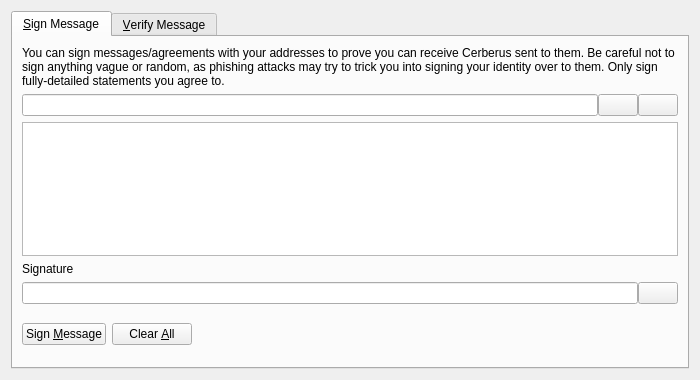
<?xml version="1.0" encoding="UTF-8"?>
<ui version="4.0">
 <class>SignVerifyMessageDialog</class>
 <widget class="QDialog" name="SignVerifyMessageDialog">
  <property name="geometry">
   <rect>
    <x>0</x>
    <y>0</y>
    <width>700</width>
    <height>380</height>
   </rect>
  </property>
  <property name="windowTitle">
   <string>Signatures - Sign / Verify a Message</string>
  </property>
  <property name="modal">
   <bool>true</bool>
  </property>
  <layout class="QVBoxLayout" name="verticalLayout">
   <item>
    <widget class="QTabWidget" name="tabWidget">
     <property name="currentIndex">
      <number>0</number>
     </property>
     <widget class="QWidget" name="tabSignMessage">
      <attribute name="title">
       <string>&amp;Sign Message</string>
      </attribute>
      <layout class="QVBoxLayout" name="verticalLayout_SM">
       <item>
        <widget class="QLabel" name="infoLabel_SM">
         <property name="text">
          <string>You can sign messages/agreements with your addresses to prove you can receive Cerberus sent to them. Be careful not to sign anything vague or random, as phishing attacks may try to trick you into signing your identity over to them. Only sign fully-detailed statements you agree to.</string>
         </property>
         <property name="textFormat">
          <enum>Qt::PlainText</enum>
         </property>
         <property name="wordWrap">
          <bool>true</bool>
         </property>
        </widget>
       </item>
       <item>
        <layout class="QHBoxLayout" name="horizontalLayout_1_SM">
         <property name="spacing">
          <number>0</number>
         </property>
         <item>
          <widget class="QValidatedLineEdit" name="addressIn_SM">
           <property name="toolTip">
            <string>The Cerberus address to sign the message with</string>
           </property>
          </widget>
         </item>
         <item>
          <widget class="QPushButton" name="addressBookButton_SM">
           <property name="toolTip">
            <string>Choose previously used address</string>
           </property>
           <property name="text">
            <string/>
           </property>
           <property name="shortcut">
            <string>Alt+A</string>
           </property>
           <property name="autoDefault">
            <bool>false</bool>
           </property>
          </widget>
         </item>
         <item>
          <widget class="QPushButton" name="pasteButton_SM">
           <property name="toolTip">
            <string>Paste address from clipboard</string>
           </property>
           <property name="text">
            <string/>
           </property>
           <property name="shortcut">
            <string>Alt+P</string>
           </property>
           <property name="autoDefault">
            <bool>false</bool>
           </property>
          </widget>
         </item>
        </layout>
       </item>
       <item>
        <widget class="QPlainTextEdit" name="messageIn_SM">
         <property name="toolTip">
          <string>Enter the message you want to sign here</string>
         </property>
        </widget>
       </item>
       <item>
        <widget class="QLabel" name="signatureLabel_SM">
         <property name="text">
          <string>Signature</string>
         </property>
         <property name="textFormat">
          <enum>Qt::PlainText</enum>
         </property>
        </widget>
       </item>
       <item>
        <layout class="QHBoxLayout" name="horizontalLayout_2_SM">
         <property name="spacing">
          <number>0</number>
         </property>
         <item>
          <widget class="QLineEdit" name="signatureOut_SM">
           <property name="font">
            <font>
             <italic>true</italic>
            </font>
           </property>
           <property name="readOnly">
            <bool>true</bool>
           </property>
          </widget>
         </item>
         <item>
          <widget class="QPushButton" name="copySignatureButton_SM">
           <property name="toolTip">
            <string>Copy the current signature to the system clipboard</string>
           </property>
           <property name="text">
            <string/>
           </property>
           <property name="autoDefault">
            <bool>false</bool>
           </property>
          </widget>
         </item>
        </layout>
       </item>
       <item>
        <layout class="QHBoxLayout" name="horizontalLayout_3_SM">
         <item>
          <widget class="QPushButton" name="signMessageButton_SM">
           <property name="toolTip">
            <string>Sign the message to prove you own this Cerberus address</string>
           </property>
           <property name="text">
            <string>Sign &amp;Message</string>
           </property>
           <property name="autoDefault">
            <bool>false</bool>
           </property>
          </widget>
         </item>
         <item>
          <widget class="QPushButton" name="clearButton_SM">
           <property name="toolTip">
            <string>Reset all sign message fields</string>
           </property>
           <property name="text">
            <string>Clear &amp;All</string>
           </property>
           <property name="autoDefault">
            <bool>false</bool>
           </property>
          </widget>
         </item>
         <item>
          <spacer name="horizontalSpacer_1_SM">
           <property name="orientation">
            <enum>Qt::Horizontal</enum>
           </property>
           <property name="sizeHint" stdset="0">
            <size>
             <width>40</width>
             <height>48</height>
            </size>
           </property>
          </spacer>
         </item>
         <item>
          <widget class="QLabel" name="statusLabel_SM">
           <property name="font">
            <font>
             <weight>75</weight>
             <bold>true</bold>
            </font>
           </property>
           <property name="text">
            <string/>
           </property>
           <property name="wordWrap">
            <bool>true</bool>
           </property>
          </widget>
         </item>
         <item>
          <spacer name="horizontalSpacer_2_SM">
           <property name="orientation">
            <enum>Qt::Horizontal</enum>
           </property>
           <property name="sizeHint" stdset="0">
            <size>
             <width>40</width>
             <height>48</height>
            </size>
           </property>
          </spacer>
         </item>
        </layout>
       </item>
      </layout>
     </widget>
     <widget class="QWidget" name="tabVerifyMessage">
      <attribute name="title">
       <string>&amp;Verify Message</string>
      </attribute>
      <layout class="QVBoxLayout" name="verticalLayout_VM">
       <item>
        <widget class="QLabel" name="infoLabel_VM">
         <property name="text">
          <string>Enter the receiver's address, message (ensure you copy line breaks, spaces, tabs, etc. exactly) and signature below to verify the message. Be careful not to read more into the signature than what is in the signed message itself, to avoid being tricked by a man-in-the-middle attack. Note that this only proves the signing party receives with the address, it cannot prove sendership of any transaction!</string>
         </property>
         <property name="textFormat">
          <enum>Qt::PlainText</enum>
         </property>
         <property name="alignment">
          <set>Qt::AlignLeading|Qt::AlignLeft|Qt::AlignTop</set>
         </property>
         <property name="wordWrap">
          <bool>true</bool>
         </property>
        </widget>
       </item>
       <item>
        <layout class="QHBoxLayout" name="horizontalLayout_1_VM">
         <property name="spacing">
          <number>0</number>
         </property>
         <item>
          <widget class="QValidatedLineEdit" name="addressIn_VM">
           <property name="toolTip">
            <string>The Cerberus address the message was signed with</string>
           </property>
          </widget>
         </item>
         <item>
          <widget class="QPushButton" name="addressBookButton_VM">
           <property name="toolTip">
            <string>Choose previously used address</string>
           </property>
           <property name="text">
            <string/>
           </property>
           <property name="shortcut">
            <string>Alt+A</string>
           </property>
           <property name="autoDefault">
            <bool>false</bool>
           </property>
          </widget>
         </item>
        </layout>
       </item>
       <item>
        <widget class="QPlainTextEdit" name="messageIn_VM"/>
       </item>
       <item>
        <widget class="QValidatedLineEdit" name="signatureIn_VM"/>
       </item>
       <item>
        <layout class="QHBoxLayout" name="horizontalLayout_2_VM">
         <item>
          <widget class="QPushButton" name="verifyMessageButton_VM">
           <property name="toolTip">
            <string>Verify the message to ensure it was signed with the specified Cerberus address</string>
           </property>
           <property name="text">
            <string>Verify &amp;Message</string>
           </property>
           <property name="autoDefault">
            <bool>false</bool>
           </property>
          </widget>
         </item>
         <item>
          <widget class="QPushButton" name="clearButton_VM">
           <property name="toolTip">
            <string>Reset all verify message fields</string>
           </property>
           <property name="text">
            <string>Clear &amp;All</string>
           </property>
           <property name="autoDefault">
            <bool>false</bool>
           </property>
          </widget>
         </item>
         <item>
          <spacer name="horizontalSpacer_1_VM">
           <property name="orientation">
            <enum>Qt::Horizontal</enum>
           </property>
           <property name="sizeHint" stdset="0">
            <size>
             <width>40</width>
             <height>48</height>
            </size>
           </property>
          </spacer>
         </item>
         <item>
          <widget class="QLabel" name="statusLabel_VM">
           <property name="font">
            <font>
             <weight>75</weight>
             <bold>true</bold>
            </font>
           </property>
           <property name="text">
            <string/>
           </property>
           <property name="wordWrap">
            <bool>true</bool>
           </property>
          </widget>
         </item>
         <item>
          <spacer name="horizontalSpacer_2_VM">
           <property name="orientation">
            <enum>Qt::Horizontal</enum>
           </property>
           <property name="sizeHint" stdset="0">
            <size>
             <width>40</width>
             <height>48</height>
            </size>
           </property>
          </spacer>
         </item>
        </layout>
       </item>
      </layout>
     </widget>
    </widget>
   </item>
  </layout>
 </widget>
 <customwidgets>
  <customwidget>
   <class>QValidatedLineEdit</class>
   <extends>QLineEdit</extends>
   <header>qvalidatedlineedit.h</header>
  </customwidget>
 </customwidgets>
 <resources>
  <include location="../cerberus.qrc"/>
 </resources>
 <connections/>
</ui>
